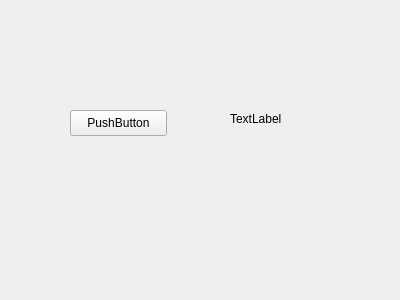
<?xml version="1.0" encoding="UTF-8"?>
<ui version="4.0">
 <class>clientform</class>
 <widget class="QWizardPage" name="clientform">
  <property name="geometry">
   <rect>
    <x>0</x>
    <y>0</y>
    <width>400</width>
    <height>300</height>
   </rect>
  </property>
  <property name="windowTitle">
   <string>WizardPage</string>
  </property>
  <widget class="QPushButton" name="pushButton">
   <property name="geometry">
    <rect>
     <x>70</x>
     <y>110</y>
     <width>97</width>
     <height>26</height>
    </rect>
   </property>
   <property name="text">
    <string>PushButton</string>
   </property>
  </widget>
  <widget class="QLabel" name="label">
   <property name="geometry">
    <rect>
     <x>230</x>
     <y>110</y>
     <width>67</width>
     <height>17</height>
    </rect>
   </property>
   <property name="text">
    <string>TextLabel</string>
   </property>
  </widget>
 </widget>
 <resources/>
 <connections/>
</ui>
